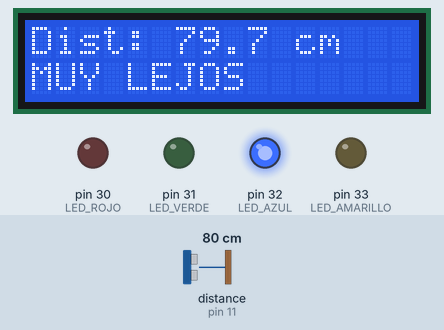
This sketch was run on a simulated Arduino Mega 2560, built with avr-gcc and run on an emulated ATmega2560. Shown: 16×2 character LCD, output pins drawn as LEDs (lit = HIGH). Wiring (inferred from the names in the program): ultrasonic range finder: trigger pin 10; echo pin 11. Inputs (shaded band) come from the test bench; at power-on: distance to the obstacle (sensor on pin 11) 80 cm. The echo pulse lasts 58.3 µs per cm; pins used as bus, display or sensor lines are not drawn.

Above: at 3.2 s.
3.3 s: distance to the obstacle (sensor on pin 11) set to 18 cm
At 4.3 s:
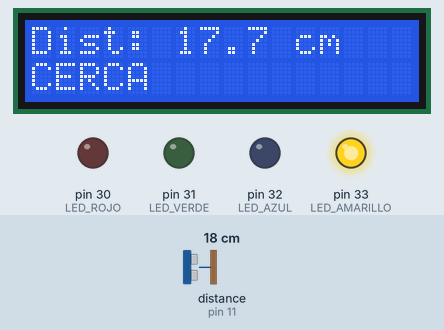
6.3 s: distance to the obstacle (sensor on pin 11) set to 4 cm
At 7.05 s:
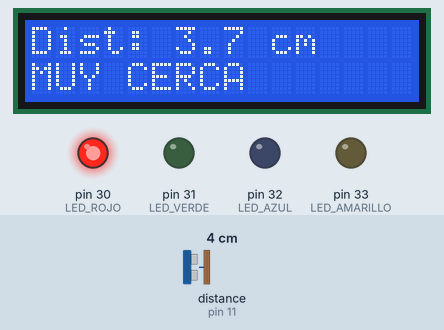
8.7 s: distance to the obstacle (sensor on pin 11) set to 35 cm
At 9.6 s:
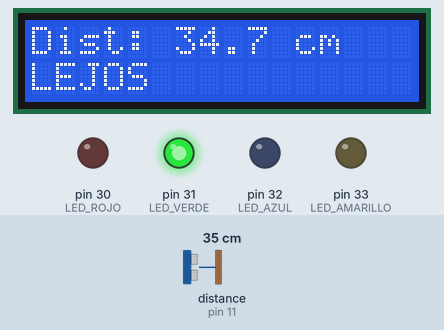
10.5 s: distance to the obstacle (sensor on pin 11) set to 2 cm
At 10.75 s:
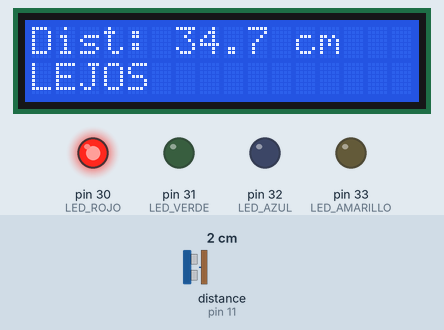
12.3 s: distance to the obstacle (sensor on pin 11) set to 60 cm
At 13.6 s:
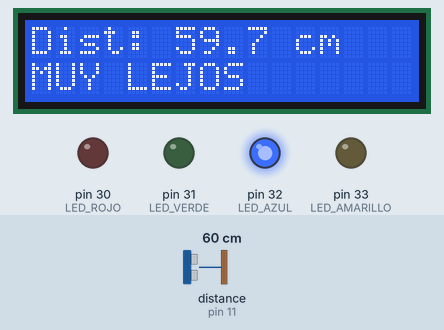
14.1 s: distance to the obstacle (sensor on pin 11) set to 9 cm
At 14.9 s:
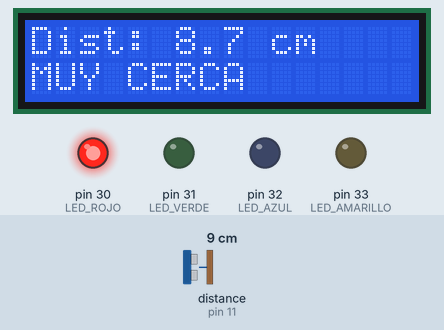
Timing chart, 0 to 16.9 s (numbered marks = the images above; inputs shaded):
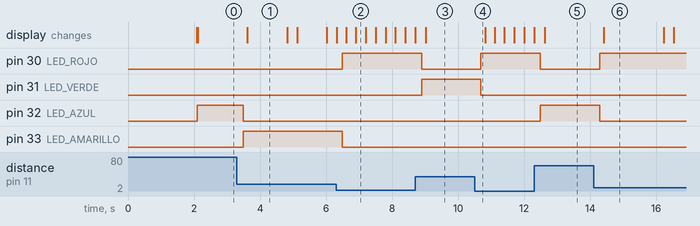

Measured:
- after the input at 3.3 s, pin 32 (LED_AZUL): HIGH → LOW after 0.19 s; pin 33 (LED_AMARILLO): LOW → HIGH after 0.19 s; the display: changes after 0.32 s (image 1)
- after the input at 6.3 s, pin 30 (LED_ROJO): LOW → HIGH after 0.19 s; pin 33 (LED_AMARILLO): HIGH → LOW after 0.19 s; the display: first differs from a run without the input after 0.31 s (image 2 shows a later state)
- after the input at 8.7 s, pin 30 (LED_ROJO): HIGH → LOW after 0.19 s; pin 31 (LED_VERDE): LOW → HIGH after 0.19 s; the display: first differs from a run without the input after 0.32 s (image 3)
- after the input at 10.5 s, pin 30 (LED_ROJO): LOW → HIGH after 0.19 s; pin 31 (LED_VERDE): HIGH → LOW after 0.19 s
- after the input at 12.3 s, pin 30 (LED_ROJO): HIGH → LOW after 0.19 s; pin 32 (LED_AZUL): LOW → HIGH after 0.19 s; the display: first differs from a run without the input after 0.32 s (image 5)
- after the input at 14.1 s, pin 30 (LED_ROJO): LOW → HIGH after 0.19 s; pin 32 (LED_AZUL): HIGH → LOW after 0.19 s; the display: changes after 0.32 s (image 6)
- what the display in image 1 shows lasts 1.2 s, from 3.6 s to 4.8 s

The sketch:

PRACTICA15DISTANCIA.ino
```cpp
#include <Wire.h>
#include <LiquidCrystal_I2C.h>

// ─── Sensor ultrasónico HC-SR04 ──────────────────────────
#define TRIG_PIN  10
#define ECHO_PIN  11

// ─── LEDs (mismos pines) ─────────────────────────────────
#define LED_ROJO      30   // Muy cerca  (< 10 cm)
#define LED_AMARILLO  33   // Cerca      (10 - 25 cm)
#define LED_VERDE     31   // Lejos      (25 - 50 cm)
#define LED_AZUL      32   // Muy lejos  (> 50 cm)

// ─── LCD I2C ─────────────────────────────────────────────
LiquidCrystal_I2C lcd(0x27, 16, 2);

// ─── Variables ───────────────────────────────────────────
float    distancia     = 0;
String   nivelActual   = "";
String   nivelAnterior = "";

// ─── Timers ──────────────────────────────────────────────
unsigned long anteriorSensor = 0;
unsigned long anteriorLCD    = 0;
const long    intervaloSensor = 200;
const long    intervaloLCD    = 300;

// ─── Prototipos ──────────────────────────────────────────
float  leerDistancia();
String obtenerNivel(float cm);
void   apagarLEDs();
void   encenderLED(const String& nivel);
void   mostrarPantalla();

// ─────────────────────────────────────────────────────────
void setup() {
  Serial.begin(9600);

  pinMode(TRIG_PIN, OUTPUT);
  pinMode(ECHO_PIN, INPUT);

  pinMode(LED_ROJO,     OUTPUT);
  pinMode(LED_AMARILLO, OUTPUT);
  pinMode(LED_VERDE,    OUTPUT);
  pinMode(LED_AZUL,     OUTPUT);
  apagarLEDs();

  lcd.init();
  lcd.backlight();
  lcd.setCursor(0, 0);
  lcd.print("Sensor");
  lcd.setCursor(0, 1);
  lcd.print("Distancia v1.0");
  delay(2000);
  lcd.clear();
}

// ─────────────────────────────────────────────────────────
void loop() {
  unsigned long ahora = millis();

  // ── Leer sensor cada 200 ms ───────────────────────────
  if (ahora - anteriorSensor >= intervaloSensor) {
    anteriorSensor = ahora;

    float nuevaDist = leerDistancia();

    // Filtrar lecturas inválidas del HC-SR04
    if (nuevaDist > 0 && nuevaDist <= 400) {
      distancia = nuevaDist;
    }

    nivelActual = obtenerNivel(distancia);

    // Solo cambiar LED si el nivel cambió
    if (nivelActual != nivelAnterior) {
      nivelAnterior = nivelActual;
      apagarLEDs();
      encenderLED(nivelActual);
    }
  }

  // ── Actualizar LCD cada 300 ms ────────────────────────
  if (ahora - anteriorLCD >= intervaloLCD) {
    anteriorLCD = ahora;
    mostrarPantalla();
  }
}

// ─────────────────────────────────────────────────────────
float leerDistancia() {
  digitalWrite(TRIG_PIN, LOW);
  delayMicroseconds(2);
  digitalWrite(TRIG_PIN, HIGH);
  delayMicroseconds(10);
  digitalWrite(TRIG_PIN, LOW);

  long duracion = pulseIn(ECHO_PIN, HIGH, 30000UL); // Timeout 30 ms
  return duracion * 0.01716;  // cm = us * (0.0343 / 2)
}

// ─────────────────────────────────────────────────────────
//  Rangos de distancia:
//  Muy cerca  → < 10 cm      → LED ROJO
//  Cerca      → 10 - 25 cm   → LED AMARILLO
//  Lejos      → 25 - 50 cm   → LED VERDE
//  Muy lejos  → > 50 cm      → LED AZUL
// ─────────────────────────────────────────────────────────
String obtenerNivel(float cm) {
  if (cm < 10)              return "MUY CERCA";
  else if (cm < 25)         return "CERCA";
  else if (cm <= 50)        return "LEJOS";
  else                      return "MUY LEJOS";
}

// ─────────────────────────────────────────────────────────
void mostrarPantalla() {
  // Línea 0: distancia en cm
  lcd.setCursor(0, 0);
  lcd.print("Dist: ");
  lcd.print(distancia, 1);
  lcd.print(" cm   ");   // Espacios borran dígitos anteriores

  // Línea 1: nivel
  lcd.setCursor(0, 1);
  lcd.print(nivelActual);
  lcd.print("          ");
}

// ─────────────────────────────────────────────────────────
void apagarLEDs() {
  digitalWrite(LED_ROJO,     LOW);
  digitalWrite(LED_AMARILLO, LOW);
  digitalWrite(LED_VERDE,    LOW);
  digitalWrite(LED_AZUL,     LOW);
}

void encenderLED(const String& nivel) {
  if      (nivel == "MUY CERCA") digitalWrite(LED_ROJO,     HIGH);
  else if (nivel == "CERCA")     digitalWrite(LED_AMARILLO, HIGH);
  else if (nivel == "LEJOS")     digitalWrite(LED_VERDE,    HIGH);
  else if (nivel == "MUY LEJOS") digitalWrite(LED_AZUL,     HIGH);
}
```
